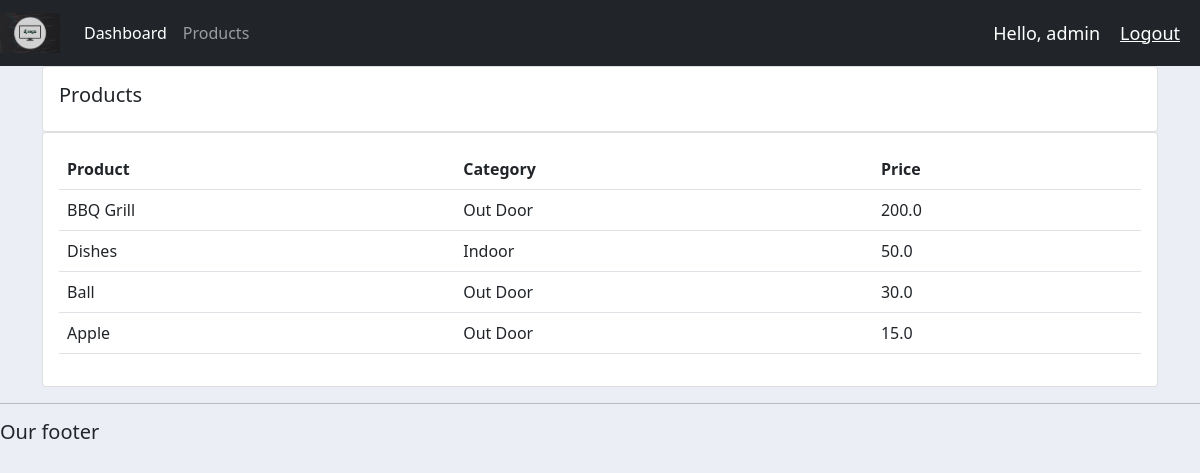
Screenshot of /products/ (signed in) with the database file from the repository.
### accounts/models.py (models this page shows, shortened)
class Product(models.Model):
	CATEGORY = (
		('Indoor', 'Indoor'),
		('Out Door', 'Out Door'),
		)
	name = models.CharField(max_length=225, null=True)
	price = models.FloatField(null=True)
	category = models.CharField(max_length=225, null=True, choices=CATEGORY)
	description = models.CharField(max_length=225, null=True, blank=True)
	date_created = models.DateTimeField(auto_now_add = True, null=True)
	tags = models.ManyToManyField(Tag)

### accounts/decorators.py (the view)
		def wrapper_func(request, *args, **kwargs):
			group = None
			if request.user.groups.exists():
				group = request.user.groups.all()[0].name
			if group in allowed_roles:
				return view_func(request, *args, **kwargs)
			else:
				return HttpResponse("You're not authorized to view this page")
			return view_func(request, *args, **kwargs)

### accounts/views.py (called while the page is built)
@login_required(login_url='login')
@allowed_users(allowed_roles=['admin'])
def products(request):
	products = Product.objects.all()
	return render(request, 'accounts/products.html', {'products': products})

### accounts/templates/accounts/products.html
{% extends 'accounts/main.html' %}
{% block content %}
<div class="row">
	<div class="col-md">
		<div class="card card-body">
			<h5>Products</h5>
		</div>
		<div class="card card-body">
			<table class="table">
				<tr>
					<th>Product</th>
					<th>Category</th>
					<th>Price</th>
				</tr>
				{% for i in products %}
				<tr>
				<td>{{ i.name }}</td>
				<td>{{ i.category }}<br></td>
				<td>{{ i.price }}<br></td>
				</tr>
				{% endfor %}
			</table>
		</div>
	</div>
</div>
{% endblock content %}

### accounts/templates/accounts/navbar.html (shortened to what this page needs)
{% load i18n %}
{% load static %}
<nav class="navbar navbar-expand-lg navbar-dark bg-dark">
    <a class="navbar-brand" href="{% url 'home' %}"><img src="{% static 'images/Django-1.png' %}" class="image-logo" height ="40px"></a>
    <div class="collapse navbar-collapse" id="navbarNav">
      <ul class="navbar-nav">
        {% if request.user.is_staff %}
        <li class="nav-item">
          <a class="nav-link active" aria-current="page" href="{% url 'home' %}">Dashboard</a>
        </li>
        <li class="nav-item">
          <a class="nav-link" href="{% url 'products' %}">Products</a>
        </li>
        {% else %}
        <li class="nav-item">
          <a class="nav-link" href="{% url 'account' %}">Settings</a>
        </li>
        {% endif %}
      </ul>
    </div>
<span class="hello-msg">Hello, {{ request.user }}</span>
<span><a class="hello-msg" href="{% url 'logout' %}">Logout</a></span>
</nav>

### static/css/main.css (style rules this page uses)
body { background-color: #ebeff5; }

### accounts/templates/accounts/navbar.html (style rules this page uses)
.hello-msg { font-size: 18px; color: #fff; margin-right: 20px; }

### rows the page displays
Product: name "BBQ Grill", category "Out Door", price "200.0"
Product: name "Dishes", category "Indoor", price "50.0"
Product: name "Ball", category "Out Door", price "30.0"
Product: name "Apple", category "Out Door", price "15.0"

### other values shown
{{ request.user }} "admin"
